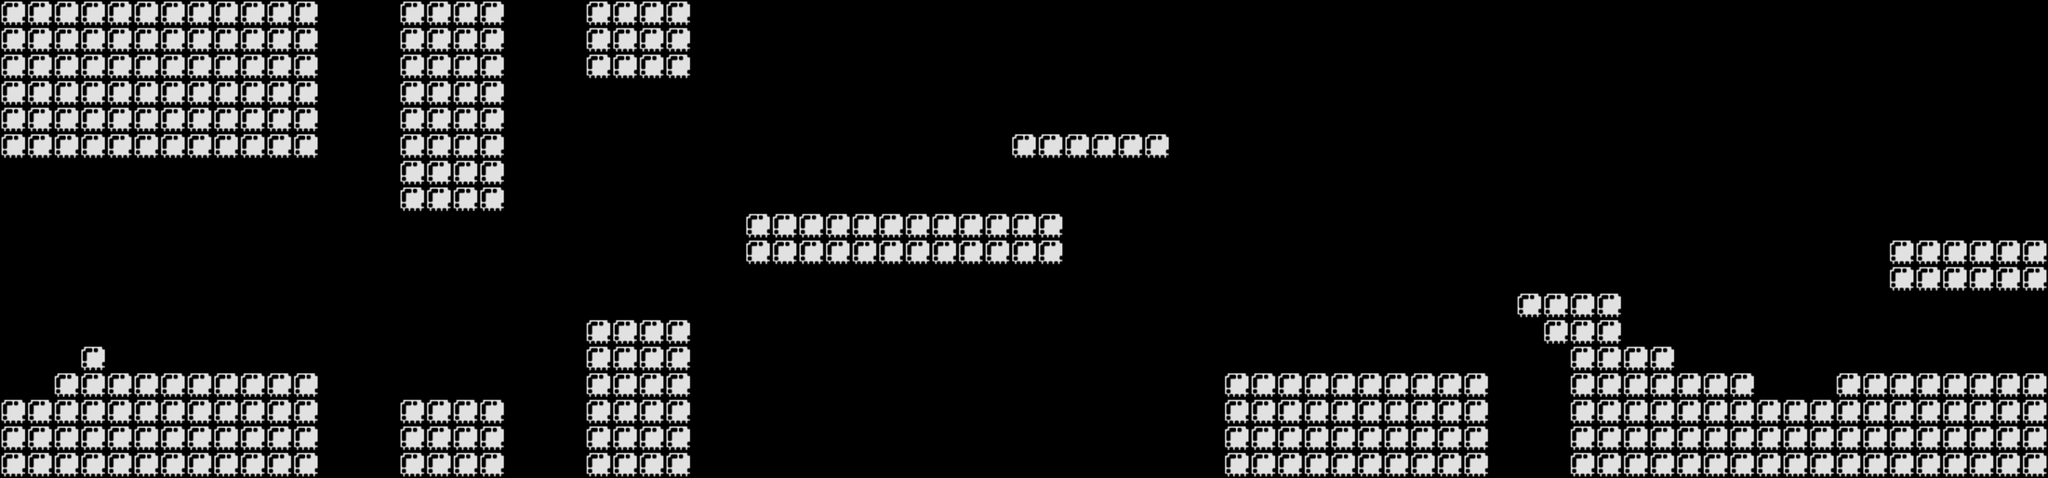

This is a level from a 2D game, rendered from its Tiled map with the project's own tilesets. A one-line summary and the map file follow, with tile-layer data summarised:
An orthogonal 77x18 tile map with 32x32 px tiles, 1 tile layer (Tile Layer 1) and 19 objects (18x platform, player).

<map version="1.9" tiledversion="1.9.1" orientation="orthogonal" renderorder="right-down" width="77" height="18" tilewidth="32" tileheight="32" infinite="0" nextlayerid="4" nextobjectid="25">
 <tileset firstgid="1" source="tileset.tsx" />
 <layer id="1" name="Tile Layer 1" width="77" height="18">
  <data>[1386 cells, 361 non-empty, 1 distinct tile ids]</data>
 </layer>
 <objectgroup id="2" name="platforms">
  <object id="4" class="platform" x="0" y="0" width="384" height="192" />
  <object id="5" class="platform" x="0" y="480" width="384" height="96" />
  <object id="6" class="platform" x="64" y="448" width="320" height="32" />
  <object id="7" class="platform" x="96" y="416" width="32" height="32" />
  <object id="8" class="platform" x="480" y="0" width="128" height="256" />
  <object id="9" class="platform" x="480" y="480" width="128" height="96" />
  <object id="10" class="platform" x="704" y="384" width="128" height="192" />
  <object id="11" class="platform" x="704" y="0" width="128" height="96" />
  <object id="12" class="platform" x="896" y="256" width="384" height="64" />
  <object id="13" class="platform" x="1216" y="160" width="192" height="32" />
  <object id="14" class="platform" x="1472" y="448" width="320" height="128" />
  <object id="15" class="platform" x="2208" y="448" width="256" height="128" />
  <object id="16" class="platform" x="1888" y="480" width="320" height="96" />
  <object id="17" class="platform" x="1888" y="448" width="224" height="32" />
  <object id="18" class="platform" x="2272" y="288" width="192" height="64" />
  <object id="19" class="platform" x="1888" y="416" width="128" height="32" />
  <object id="20" class="platform" x="1856" y="352" width="96" height="64" />
  <object id="22" class="platform" x="1824" y="352" width="32" height="32" />
 </objectgroup>
 <objectgroup id="3" name="spawn">
  <object id="24" class="player" x="960" y="224" width="32" height="32" />
 </objectgroup>
</map>